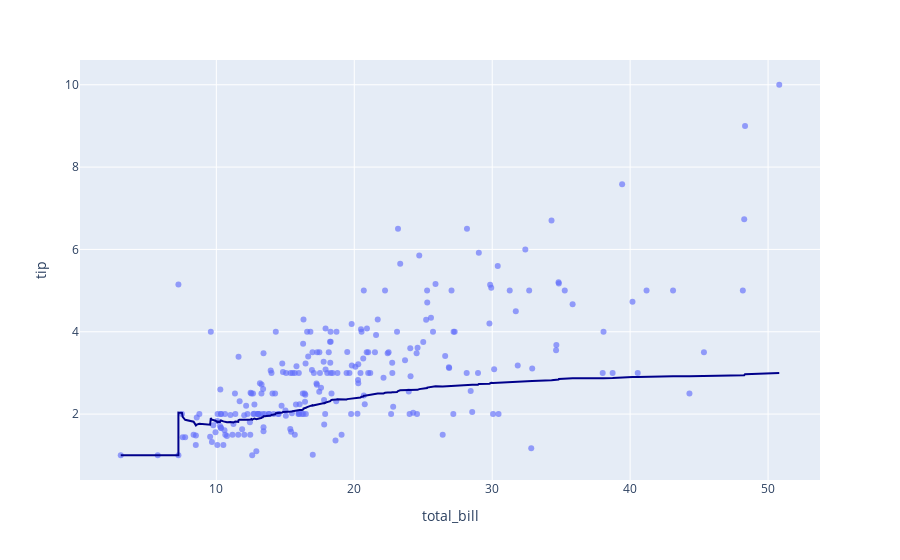

Write notebook code for a chart like this one.
### Code cell
fig = px.scatter(
    data_frame=tips,
    x="total_bill",
    y="tip",
    opacity=0.65,
    trendline="expanding",  # ['lowess', 'rolling', 'ewm', 'expanding', 'ols']
    trendline_color_override="darkblue",
)
fig.show()

### Figure 1 — Plotly figure (JSON) as saved in the notebook; plotly's stock layout.template omitted (floating-point values rounded to 4 significant figures; data arrays with more than 128 entries replaced by an {"elided": "..."} marker saying what was removed)
{"data": [{"hovertemplate": "total_bill=%{x}<br>tip=%{y}<extra></extra>", "legendgroup": "", "marker": {"color": "#636efa", "opacity": 0.65, "symbol": "circle"}, "mode": "markers", "name": "", "orientation": "v", "showlegend": false, "type": "scatter", "x": {"elided": "244 float values"}, "xaxis": "x", "y": {"elided": "244 float values"}, "yaxis": "y"}, {"hovertemplate": "<b>Expanding mean trendline</b><br><br>total_bill=%{x}<br>tip=%{y} <b>(trend)</b><extra></extra>", "legendgroup": "", "line": {"color": "darkblue"}, "marker": {"color": "#636efa", "symbol": "circle"}, "mode": "lines", "name": "", "showlegend": false, "type": "scatter", "x": {"elided": "244 float values"}, "xaxis": "x", "y": {"elided": "244 float values"}, "yaxis": "y"}], "layout": {"legend": {"tracegroupgap": 0}, "margin": {"t": 60}, "xaxis": {"anchor": "y", "domain": [0, 1], "title": {"text": "total_bill"}}, "yaxis": {"anchor": "x", "domain": [0, 1], "title": {"text": "tip"}}}}
